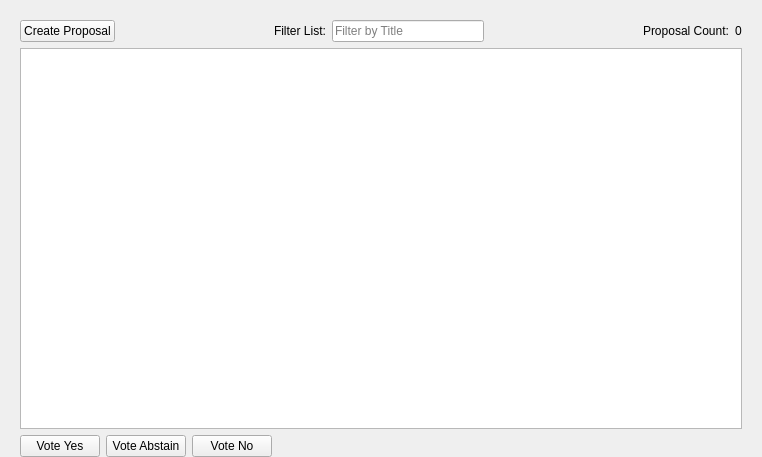
<?xml version="1.0" encoding="UTF-8"?>
<ui version="4.0">
 <class>GovernanceList</class>
 <widget class="QWidget" name="GovernanceList">
  <property name="geometry">
   <rect>
    <x>0</x>
    <y>0</y>
    <width>762</width>
    <height>457</height>
   </rect>
  </property>
  <property name="windowTitle">
   <string>Form</string>
  </property>
  <layout class="QVBoxLayout" name="topLayout">
   <property name="leftMargin">
    <number>20</number>
   </property>
   <property name="topMargin">
    <number>0</number>
   </property>
   <property name="rightMargin">
    <number>20</number>
   </property>
   <property name="bottomMargin">
    <number>0</number>
   </property>
   <item>
    <layout class="QVBoxLayout" name="verticalLayout">
     <property name="bottomMargin">
      <number>0</number>
     </property>
     <item>
      <spacer name="horizontalSpacer0">
       <property name="orientation">
        <enum>Qt::Horizontal</enum>
       </property>
       <property name="sizeHint" stdset="0">
        <size>
         <width>40</width>
         <height>20</height>
        </size>
       </property>
      </spacer>
     </item>
     <item>
      <layout class="QGridLayout" name="gridLayout_3">
       <item row="0" column="0">
        <layout class="QHBoxLayout" name="horizontalLayout_4">
         <property name="bottomMargin">
          <number>0</number>
         </property>
         <item>
          <widget class="QPushButton" name="createProposalButton">
           <property name="text">
            <string>Create Proposal</string>
           </property>
           <property name="toolTip">
            <string>Create a new budget proposal (requires collateral)</string>
           </property>
          </widget>
         </item>
         <item>
          <spacer name="horizontalSpacer_5">
           <property name="orientation">
            <enum>Qt::Horizontal</enum>
           </property>
           <property name="sizeHint" stdset="0">
            <size>
             <width>20</width>
             <height>20</height>
            </size>
           </property>
          </spacer>
         </item>
         <item>
          <widget class="QLabel" name="label_filter_2">
           <property name="text">
            <string>Filter List:</string>
           </property>
          </widget>
         </item>
         <item>
          <widget class="QLineEdit" name="filterLineEdit">
           <property name="toolTip">
            <string>Filter proposal list</string>
           </property>
           <property name="placeholderText">
            <string>Filter by Title</string>
           </property>
          </widget>
         </item>
         <item>
          <spacer name="horizontalSpacer_4">
           <property name="orientation">
            <enum>Qt::Horizontal</enum>
           </property>
           <property name="sizeHint" stdset="0">
            <size>
             <width>10</width>
             <height>20</height>
            </size>
           </property>
          </spacer>
         </item>
         <item>
          <widget class="QLabel" name="label_count_2">
           <property name="text">
            <string>Proposal Count:</string>
           </property>
          </widget>
         </item>
         <item>
          <widget class="QLabel" name="countLabel">
           <property name="text">
            <string notr="true">0</string>
           </property>
          </widget>
         </item>
        </layout>
       </item>
       <item row="1" column="0">
        <widget class="QTableView" name="govTableView">
        </widget>
       </item>
       <item row="2" column="0">
        <layout class="QHBoxLayout" name="horizontalLayout_vote">
         <item>
          <widget class="QPushButton" name="voteYesButton">
           <property name="text">
            <string>Vote Yes</string>
           </property>
           <property name="toolTip">
            <string>Vote yes on the selected proposal with all your masternodes</string>
           </property>
          </widget>
         </item>
         <item>
          <widget class="QPushButton" name="voteAbstainButton">
           <property name="text">
            <string>Vote Abstain</string>
           </property>
           <property name="toolTip">
            <string>Vote abstain on the selected proposal with all your masternodes</string>
           </property>
          </widget>
         </item>
         <item>
          <widget class="QPushButton" name="voteNoButton">
           <property name="text">
            <string>Vote No</string>
           </property>
           <property name="toolTip">
            <string>Vote no on the selected proposal with all your masternodes</string>
           </property>
          </widget>
         </item>
         <item>
          <spacer name="horizontalSpacer_vote">
           <property name="orientation">
            <enum>Qt::Horizontal</enum>
           </property>
           <property name="sizeHint" stdset="0">
            <size>
             <width>40</width>
             <height>20</height>
            </size>
           </property>
          </spacer>
         </item>
        </layout>
       </item>
      </layout>
     </item>
    </layout>
   </item>
  </layout>
 </widget>
 <resources/>
 <connections/>
</ui>
